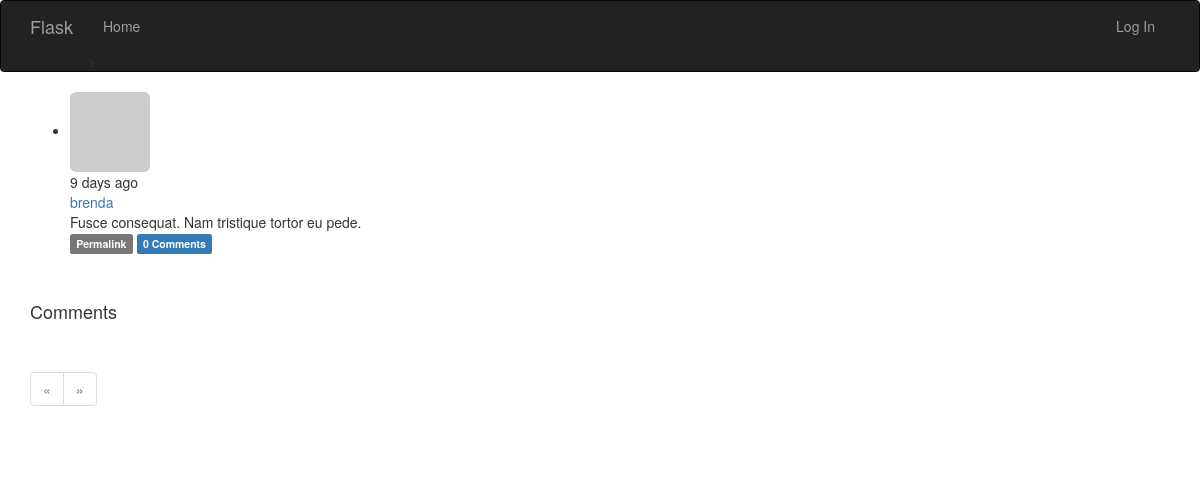
Page /post/63 on the earlier database version.
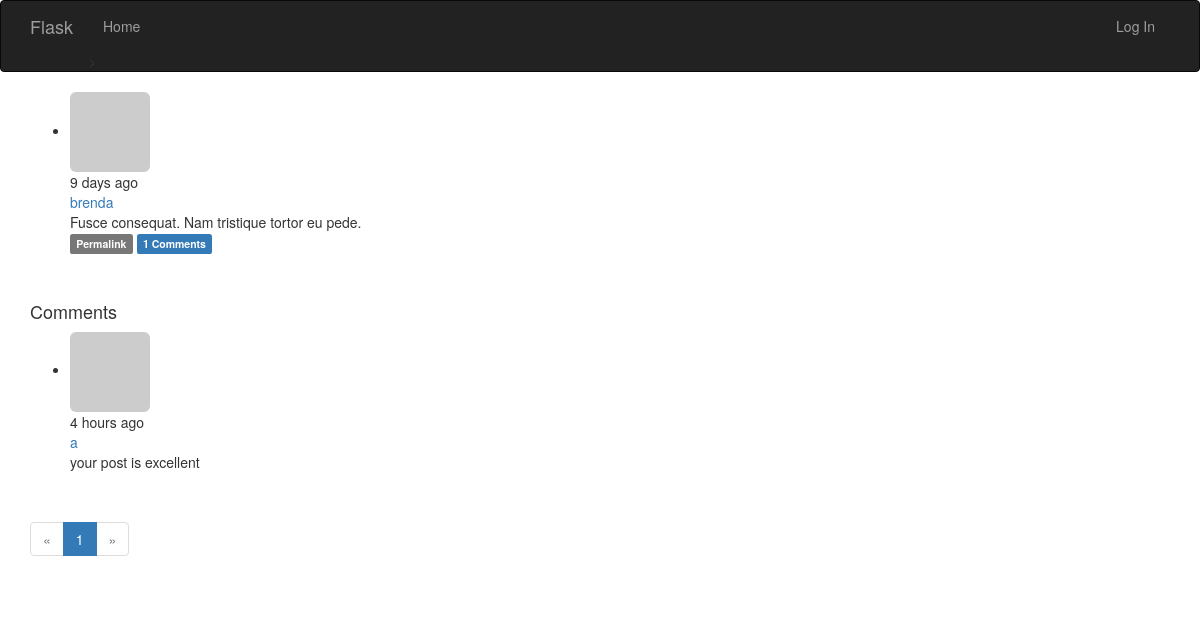
Same page on the later database version.
### app/models.py (models this page shows, shortened)
class Post(db.Model): #文章模型
    __tablename__ = 'posts'
    id = db.Column(db.Integer, primary_key=True)
    body = db.Column(db.Text)
    timestamp = db.Column(db.DateTime, index=True, default=datetime.utcnow)
    author_id = db.Column(db.Integer, db.ForeignKey('users.id'))
    body_html = db.Column(db.Text)
    comments = db.relationship('Comment', backref='post', lazy='dynamic')

class User(UserMixin, db.Model): #UserMixin包含p82页的方法的默认实现
    __tablename__ = 'users'
    id = db.Column(db.Integer, primary_key=True)
    email = db.Column(db.Integer, unique=True, index=True)
    username = db.Column(db.String(64), unique=True, index=True)
    role_id = db.Column(db.Integer, db.ForeignKey('roles.id'))
    password_hash = db.Column(db.String(128))
    confirmed = db.Column(db.Boolean, default=False)
    name = db.Column(db.String(64)) #真是姓名
    location = db.Column(db.String(64)) #所在地
    about_me = db.Column(db.Text()) #自我介绍，string和text的区别是后者不需要指定最大长度
    member_since = db.Column(db.DateTime(), default=datetime.utcnow) #注册日期
    last_seen = db.Column(db.DateTime(), default=datetime.utcnow) #最后访问时间
    avatar_hash = db.Column(db.String(32)) #使用缓存的MD5散列值生成Gravatar URL
    posts = db.relationship('Post', backref='author', lazy='dynamic')
    followed = db.relationship('Follow',
                               foreign_keys=[Follow.follower_id],
                               backref=db.backref('follower',lazy='joined'), #回引Follow模型
                               lazy='dynamic',
                               cascade='all, delete-orphan')
    followers = db.relationship('Follow',
                               foreign_keys=[Follow.followed_id],
                               backref=db.backref('followed',lazy='joined'), #joined，立即从联结查询中加载相关对象
                               lazy='dynamic',
                               cascade='all, delete-orphan')
    comments = db.relationship('Comment', backref='author', lazy='dynamic')
    """
    计算密码散列值的函数通过名为password的只写属性实现。
    如果试图读取password属性的值，会返回错误，
    因为生成散列值后就无法还原成原来的密码了
    """
    @property
    def password(self):
        raise AttributeError('password is not a readable attribute')
    def gravatar(self, size=100, default='identicon', rating='g'): #构建gravatar URL,用于生成头像
        if request.is_secure:
            url = 'https://secure.gravatar.com/avatar'
        else:
            url = 'https://www.gravatar.com/avatar'
        hash = hashlib.md5(self.email.encode('utf-8')).hexdigest()
        return '{url}/{hash}?s={size}&d={default}&r={rating}'.format(
            url=url, hash=hash, size=size, default=default, rating=rating)

class Comment(db.Model):
    id = db.Column(db.Integer, primary_key=True)
    body = db.Column(db.Text)
    body_html = db.Column(db.Text)
    timestamp = db.Column(db.DateTime, index=True, default=datetime.utcnow)
    disabled = db.Column(db.Boolean)
    author_id = db.Column(db.Integer, db.ForeignKey('users.id'))
    post_id = db.Column(db.Integer, db.ForeignKey('posts.id'))

### app/main/views.py (the view, shortened to what this page needs)
@main.route('/post/<int:id>', methods=['GET', 'POST']) #博客文章的URL由插入数据库时分配的唯一id构建
def post(id):
    post = Post.query.get_or_404(id)
    form = CommentForm()
    page = request.args.get('page', 1, type=int)
    if page == -1:
        page = (post.comments.count()-1) // 21
    pagination = post.comments.order_by(Comment.timestamp.asc()).paginate(
        page, per_page=20,error_out=False)
    comments = pagination.items
    return render_template('post.html', posts=[post], form=form,
                           comments=comments, pagination=pagination)

### app/auth/views.py (called while the page is built)
@auth.before_app_request
def before_request():
    if current_user.is_authenticated:
        current_user.ping()
        if not current_user.confirmed and request.endpoint[:5] != 'auth.':
            return redirect(url_for('auth.unconfirmed'))

### app/main/__init__.py (called while the page is built)
@main.app_context_processor
def inject_permissions():
    return dict(Permission=Permission)

### app/models.py (called while the page is built)
    def can(self, permissions):
       return False

    def is_administrator(self):
        return False

### app/templates/post.html (shortened to what this page needs)
{% extends "base.html" %}
{% import "bootstrap/wtf.html" as wtf %}
{% import "_macros.html" as macros %}
{% block page_content %}
{% include '_post.html' %}
<h4 id="comments">Comments</h4>
{% include '_comments.html' %}
{% if pagination %}
<div class="pagination">
    {{ macros.pagination_widget(pagination, '.post', fragment='#comments', id=posts[0].id) }}
</div>
{% endif %}
{% endblock %}

### app/templates/_post.html (shortened to what this page needs)
<ul class="posts">
    {% for post in posts %}
    <li class="post">
        <div class="post-thumbnail">
            <a href="{{ url_for('.user', username=post.author.username) }}">
                <img class="img-rounded profile-thumbnail" src="{{ post.author.gravatar(size=40) }}">
            </a>
        </div>
        <div class="post-content">
            <div class="post-date">{{ moment(post.timestamp).fromNow() }}</div>
            <div class="post-author"><a href="{{ url_for('.user', username=post.author.username) }}">{{ post.author.username }}</a></div>
            <div class="post-body">
                {% if post.body_html %}
                    {{ post.body_html | safe }}
                {% else %}
                    {{ post.body }}
                {% endif %}
            </div>
            <div class="post-footer">
                <a href="{{ url_for('.post', id=post.id) }}">
                    <span class="label label-default">Permalink</span>
                </a>
                <a href="{{ url_for('.post', id=post.id) }}#comments">
                    <span class="label label-primary">{{ post.comments.count() }} Comments</span>
                </a>
            </div>
        </div>
    </li>
    <br>
    <br>
    {% endfor %}
</ul>

### app/templates/_comments.html
<ul class="comments">
    {% for comment in comments %}
    <li class="comment">
        <div class="comment-thumbnail">
            <a href="{{ url_for('.user', username=comment.author.username) }}">
                <img class="img-rounded profile-thumbnail" src="{{ comment.author.gravatar(size=40) }}">
            </a>
        </div>
        <div class="comment-content">
            <div class="comment-date">{{ moment(comment.timestamp).fromNow() }}</div>
            <div class="comment-author"><a href="{{ url_for('.user', username=comment.author.username) }}">{{ comment.author.username }}</a></div>
            <div class="comment-body">
                {% if comment.body_html %}
                    {{ comment.body_html | safe }}
                {% else %}
                    {{ comment.body }}
                {% endif %}
            </div>
        </div>
    </li>
    {% endfor %}
</ul>

Differences in the rows shown:
computed for Post "Fusce consequat. Nam tristique tortor eu pede.": comments.count "0" → "1"
added Comment: timestamp "4 hours ago", author.username "a", body "your post is excellent"
Other differences:
new list line: "1"
